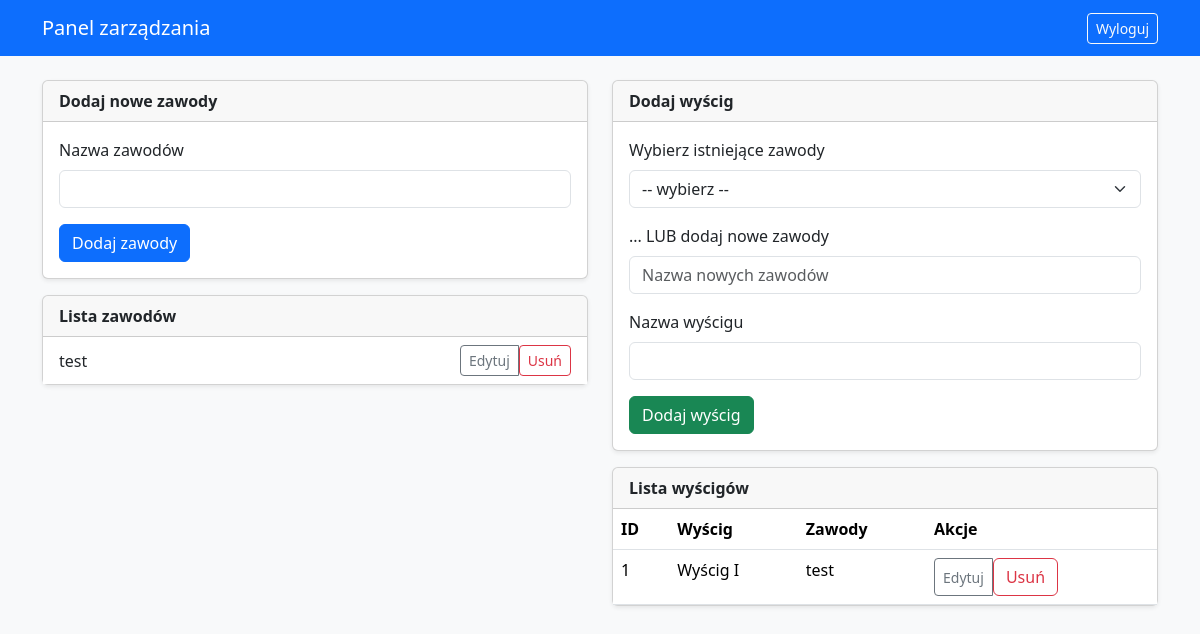
The page /management.php on the database as committed earlier.
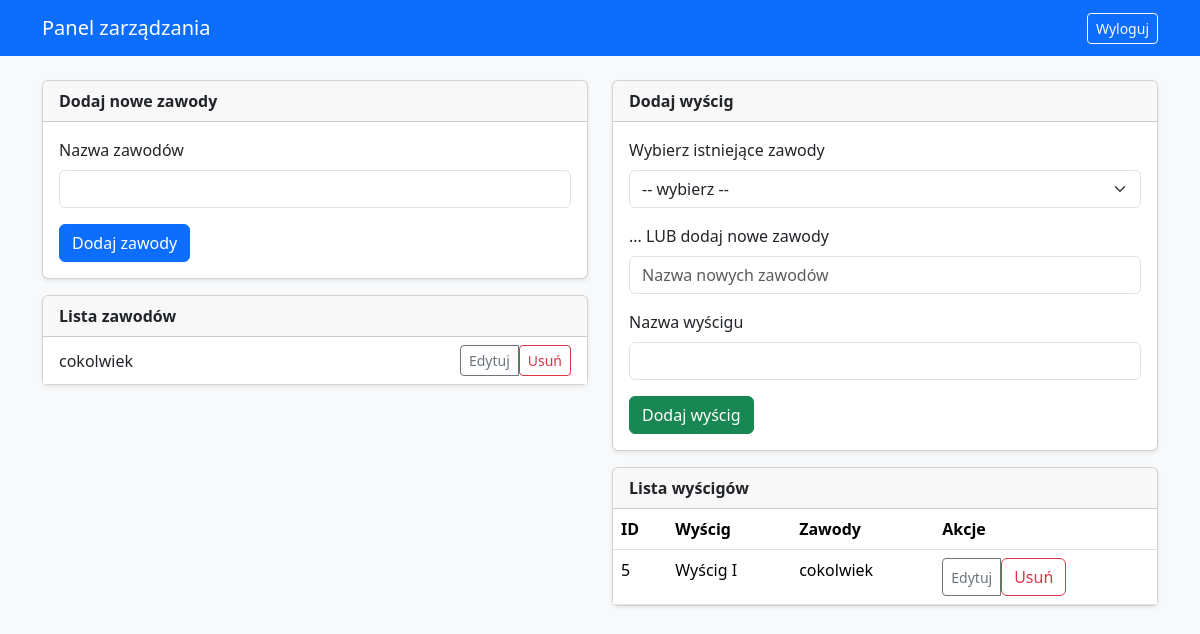
The same page on the database as committed later.
### tables this page shows
CREATE TABLE `zawody` (
  `id` int(11) NOT NULL,
  `nazwa` text NOT NULL
);

CREATE TABLE `wyscigi` (
  `id` int(11) NOT NULL,
  `id_zawodow` int(11) NOT NULL,
  `nazwa` text NOT NULL
);

### management.php (the view, shortened to what this page needs)
<?php
require_once "config.php";
$zawody = [];
$res = $conn->query("SELECT id, nazwa FROM zawody ORDER BY id ASC");
if ($res) {
    while ($r = $res->fetch_assoc()) $zawody[] = $r;
}
$wyscigi = [];
$res2 = $conn->query("
    SELECT w.id AS id, w.nazwa AS nazwa_w, w.id_zawodow, z.nazwa AS nazwa_z
    FROM wyscigi w
    LEFT JOIN zawody z ON w.id_zawodow = z.id
    ORDER BY w.id ASC
");
if ($res2) {
    while ($r = $res2->fetch_assoc()) $wyscigi[] = $r;
}
?>
<!DOCTYPE html>
<html lang="pl">
<head>
    <link href="https://cdn.jsdelivr.net/npm/bootstrap@5.3.2/dist/css/bootstrap.min.css" rel="stylesheet">
</head>
<body class="bg-light">
<nav class="navbar navbar-expand-lg navbar-dark bg-primary mb-4">
    <div class="container">
        <a class="navbar-brand" href="#">Panel zarządzania</a>
        <div class="ms-auto">
            <form method="post" action="logout.php" class="d-inline">
                <button class="btn btn-outline-light btn-sm" type="submit">Wyloguj</button>
            </form>
        </div>
    </div>
</nav>
<div class="container">
    <div class="row gy-4">
        <div class="col-md-6">
            <div class="card shadow-sm">
                <div class="card-header">
                    <strong>Dodaj nowe zawody</strong>
                </div>
                <div class="card-body">
                    <form method="post">
                        <div class="mb-3">
                            <label class="form-label">Nazwa zawodów</label>
                            <input type="text" name="nazwa_zawodow" class="form-control" required>
                        </div>
                        <button class="btn btn-primary">Dodaj zawody</button>
                    </form>
                </div>
            </div>
            <div class="card shadow-sm mt-3">
                <div class="card-header">
                    <strong>Lista zawodów</strong>
                </div>
                <div class="card-body p-0">
                    <?php if (count($zawody) === 0): ?>
                        <div class="p-3">Brak zawodów.</div>
                    <?php else: ?>
                        <div class="list-group list-group-flush">
                            <?php foreach ($zawody as $z): ?>
                                <div class="list-group-item d-flex justify-content-between align-items-center">
                                    <div><?php echo htmlspecialchars($z['nazwa']); ?></div>
                                    <div class="btn-group">
                                        <button type="button"
                                                class="btn btn-sm btn-outline-secondary"
                                                data-bs-toggle="modal"
                                                data-bs-target="#editZawodyModal"
                                                data-id="<?php echo (int)$z['id']; ?>"
                                                data-nazwa="<?php echo htmlspecialchars($z['nazwa'], ENT_QUOTES); ?>">
                                            Edytuj
                                        </button>
                                        <form method="post" style="display:inline;" onsubmit="return confirm('Usunąć zawody?');">
                                            <button class="btn btn-sm btn-outline-danger" type="submit">Usuń</button>
                                        </form>
                                    </div>
                                </div>
                            <?php endforeach; ?>
                        </div>
                    <?php endif; ?>
                </div>
            </div>
        </div>
        <div class="col-md-6">
            <div class="card shadow-sm">
                <div class="card-header"><strong>Dodaj wyścig</strong></div>
                <div class="card-body">
                    <form method="post">
                        <div class="mb-3">
                            <label class="form-label">Wybierz istniejące zawody</label>
                            <select name="id_zawodow" class="form-select">
                                <option value="">-- wybierz --</option>
                            </select>
                        </div>
                        <div class="mb-3">
                            <label class="form-label">... LUB dodaj nowe zawody</label>
                            <input type="text" name="nowe_zawody" class="form-control" placeholder="Nazwa nowych zawodów">
                        </div>
                        <div class="mb-3">
                            <label class="form-label">Nazwa wyścigu</label>
                            <input type="text" name="nazwa_wyscigu" class="form-control" required>
                        </div>
                        <button class="btn btn-success">Dodaj wyścig</button>
                    </form>
                </div>
            </div>
            <div class="card shadow-sm mt-3">
                <div class="card-header"><strong>Lista wyścigów</strong></div>
                <div class="card-body p-0">
                    <?php if (count($wyscigi) === 0): ?>
                        <div class="p-3">Brak wyścigów.</div>
                    <?php else: ?>
                        <table class="table mb-0">
                            <thead>
                            <tr>
                                <th>ID</th>
                                <th>Wyścig</th>
                                <th>Zawody</th>
                                <th>Akcje</th>
                            </tr>
                            </thead>
                            <tbody>
                            <?php foreach ($wyscigi as $w): ?>
                                <tr>
                                    <td><?php echo (int)$w['id']; ?></td>
                                    <td><?php echo htmlspecialchars($w['nazwa_w']); ?></td>
                                    <td><?php echo htmlspecialchars(isset($w['nazwa_z']) ? $w['nazwa_z'] : '—'); ?></td>
                                    <td>
                                        <div class="btn-group btn-group-sm">
                                            <button type="button"
                                                    class="btn btn-outline-secondary"
                                                    data-bs-toggle="modal"
                                                    data-bs-target="#editWyscigModal"
                                                    data-id="<?php echo (int)$w['id']; ?>"
                                                    data-nazwa="<?php echo htmlspecialchars($w['nazwa_w'], ENT_QUOTES); ?>"
                                                    data-idz="<?php echo (int)$w['id_zawodow']; ?>">
                                                Edytuj
                                            </button>
                                            <form method="post" style="display:inline;" onsubmit="return confirm('Usunąć wyścig?');">
                                                <button class="btn btn-outline-danger" type="submit">Usuń</button>
                                            </form>
                                        </div>
                                    </td>
                                </tr>
                            <?php endforeach; ?>
                            </tbody>
                        </table>
                    <?php endif; ?>
                </div>
            </div>
        </div>
    </div>
</div>
</body>
</html>

Rows that differ between the two databases and show on the page:
removed zawody: nazwa "test"
removed wyscigi: id "1", nazwa "Wyścig I", id_zawodow.nazwa "test"
added zawody: nazwa "cokolwiek"
added wyscigi: id "5", nazwa "Wyścig I", id_zawodow.nazwa "cokolwiek"
